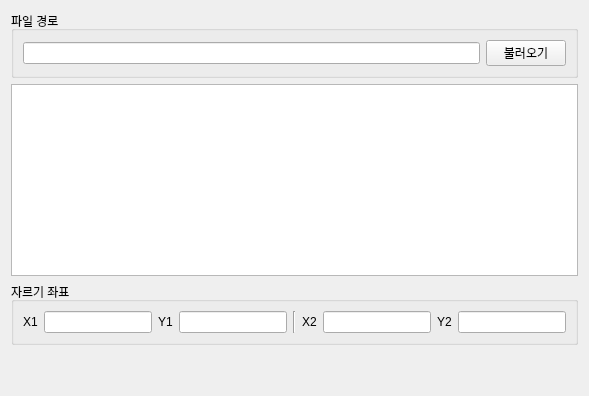
                            <widget class="QWidget" name="tab">
                             <attribute name="title">
                              <string>이미지 자르기</string>
                             </attribute>
                             <layout class="QVBoxLayout" name="verticalLayout_56">
                              <item>
                               <widget class="QGroupBox" name="groupBox_43">
                                <property name="title">
                                 <string>파일 경로</string>
                                </property>
                                <layout class="QHBoxLayout" name="horizontalLayout_68">
                                 <item>
                                  <widget class="QLineEdit" name="lineEdit_2"/>
                                 </item>
                                 <item>
                                  <widget class="QPushButton" name="pushButton_2">
                                   <property name="text">
                                    <string>불러오기</string>
                                   </property>
                                  </widget>
                                 </item>
                                </layout>
                               </widget>
                              </item>
                              <item>
                               <widget class="QListWidget" name="listWidget"/>
                              </item>
                              <item>
                               <widget class="QGroupBox" name="groupBox_44">
                                <property name="title">
                                 <string>자르기 좌표</string>
                                </property>
                                <layout class="QHBoxLayout" name="horizontalLayout_67">
                                 <item>
                                  <widget class="QLabel" name="label_72">
                                   <property name="text">
                                    <string>X1</string>
                                   </property>
                                  </widget>
                                 </item>
                                 <item>
                                  <widget class="QLineEdit" name="lineEdit_4"/>
                                 </item>
                                 <item>
                                  <widget class="QLabel" name="label_73">
                                   <property name="text">
                                    <string>Y1</string>
                                   </property>
                                  </widget>
                                 </item>
                                 <item>
                                  <widget class="QLineEdit" name="lineEdit_5"/>
                                 </item>
                                 <item>
                                  <widget class="Line" name="line_24">
                                   <property name="orientation">
                                    <enum>Qt::Vertical</enum>
                                   </property>
                                  </widget>
                                 </item>
                                 <item>
                                  <widget class="QLabel" name="label_75">
                                   <property name="text">
                                    <string>X2</string>
                                   </property>
                                  </widget>
                                 </item>
                                 <item>
                                  <widget class="QLineEdit" name="lineEdit_7"/>
                                 </item>
                                 <item>
                                  <widget class="QLabel" name="label_74">
                                   <property name="text">
                                    <string>Y2</string>
                                   </property>
                                  </widget>
                                 </item>
                                 <item>
                                  <widget class="QLineEdit" name="lineEdit_6"/>
                                 </item>
                                </layout>
                               </widget>
                              </item>
                              <item>
                               <spacer name="verticalSpacer_12">
                                <property name="orientation">
                                 <enum>Qt::Vertical</enum>
                                </property>
                                <property name="sizeHint" stdset="0">
                                 <size>
                                  <width>20</width>
                                  <height>40</height>
                                 </size>
                                </property>
                               </spacer>
                              </item>
                             </layout>
                            </widget>
